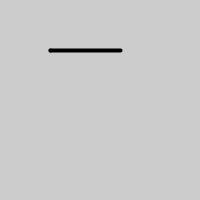
Frame 1 (no input)
Frame 60 (the mouse pressed at the canvas centre just before this capture): identical to frame 1, image omitted
Frame 120 (the mouse held since frame 60 and released just before this capture): identical to frame 1, image omitted

The Processing sketch that drew this single still picture (run headless with seeded random() and noise(); from frame 60 on, the mouse is pressed at the canvas centre):

// Processing sketch: sketch_140324e
// ── sketch_140324e.pde

void setup() {
               size(200, 200);
               smooth();
               strokeWeight(4);
}
            void draw() {
               background(204);
               // If the ‘A’ key is pressed draw a line
               if ((keyPressed == true) && (key == '1')) {
                  line(50, 25, 50, 75);
               } else { 
                 // Otherwise, draw an ellipse
                  line(50, 50, 50, 50);
               }
               
               
               //circle on the right
               
                if ((keyPressed == true) && (key == '2')) {
                  line(120,25,120,75);
               } else { 
                 // Otherwise, draw an ellipse
                  line(120, 50, 50, 50);
               }
}
